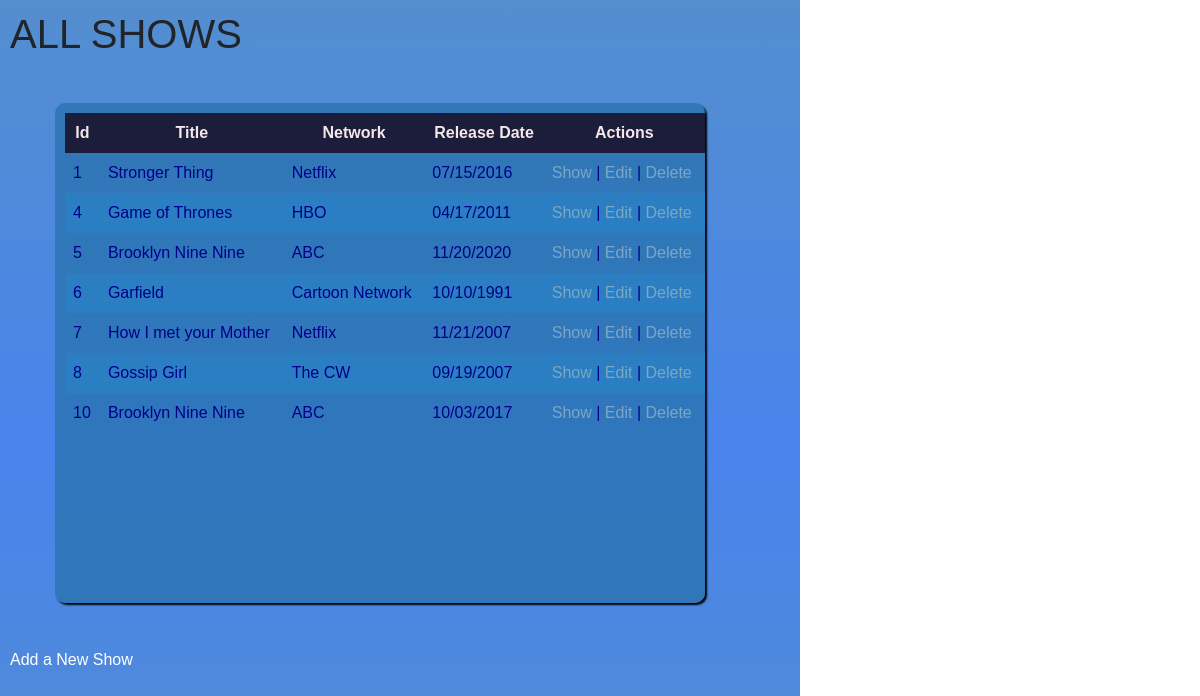
Page /shows/ on the committed database.
### tvshows_validations/models.py (models this page shows)
class Show(models.Model):
    title = models.CharField(max_length=255)
    network = models.CharField(max_length=255)
    release_date = models.DateTimeField()
    description = models.CharField(max_length=255)
    created_at = models.DateTimeField(auto_now_add=True)
    updated_at = models.DateTimeField(auto_now=True)
    objects = ShowManager()

### tvshows_validations/views.py (the view)
# urls.py: path('', views.index),
def index(request):
    context = {
        'shows': Show.objects.all()
    }
    return render(request, 'allshows.html', context)

### tvshows_validations/templates/allshows.html (shortened to what this page needs)
<!DOCTYPE html>
<html lang="en">
<head>
    <link href="https://stackpath.bootstrapcdn.com/bootstrap/4.5.0/css/bootstrap.min.css" rel="stylesheet">
    {% load static %}
    <link rel="stylesheet" href="{% static 'css/style.css' %}">
</head>
<body>
    <div id="wrapper">
        <h1>ALL SHOWS</h1>
    <div id="all_data">
    <table>
        <thead>
            <tr>
                <th>Id</th>
                <th>Title</th>
                <th>Network</th>
                <th>Release Date</th>
                <th>Actions</th>
            </tr>
        </thead>
    <tbody>
        {% for show in shows %}
        <tr>
        <td>{{show.id}}</td>
        <td>{{show.title}}</td>
        <td>{{show.network}}</td>
        <td>{{show.release_date|date:"SHORT_DATE_FORMAT"}}</td>
        <td><a href="/shows/{{show.id}}">Show</a> | <a href="/shows/{{show.id}}/edit">Edit</a> | <a href="/shows/{{show.id}}/delete">Delete</a></td>
        </tr>
        {% endfor %}
    </tbody>
    </table>
    </div>
    <a href="new">Add a New Show</a>
    </div>
</body>
</html>

### tvshows_validations/static/css/style.css (style rules this page uses)
* { margin: 0px; padding: 0px; }
#wrapper { height: 900px; width: 800px; background-color: #1c6fbd; background-image: linear-gradient(#548ecf, #4884ec,#548ecf); padding: 10px; font-family: sans-serif; }
#wrapper a { color: white; }
#all_data { font-family: 'Trebuchet MS', 'Lucida Sans Unicode', 'Lucida Grande', 'Lucida Sans', Arial, sans-serif; height: 500px; width: 650px; margin: 45px; color: white; padding: 10px 0px 0px 10px; background-color: rgba(41, 115, 175, 0.774); box-shadow: 2px 2px 2px black; border-radius: 10px; }
#all_data a { font-weight: lighter; color: rgb(123, 167, 194); }
table { font-family: sans-serif; border-collapse: collapse; width: 100%; }
th, td { text-align: center; color: darkblue; text-align: left; padding: 8px; }
tr:nth-child(even) { background-color: #2b7ec2 }
th { text-align: center; background-color: #1b1d3a; color: rgb(243, 231, 231); }

### rows in the picture
Show: id "1", title "Stronger Thing", network "Netflix", release_date "07/15/2016"
Show: id "4", title "Game of Thrones", network "HBO", release_date "04/17/2011"
Show: id "5", title "Brooklyn Nine Nine", network "ABC", release_date "11/20/2020"
Show: id "6", title "Garfield", network "Cartoon Network", release_date "10/10/1991"
Show: id "7", title "How I met your Mother", network "Netflix", release_date "11/21/2007"
Show: id "8", title "Gossip Girl", network "The CW", release_date "09/19/2007"
Show: id "10", title "Brooklyn Nine Nine", network "ABC", release_date "10/03/2017"
